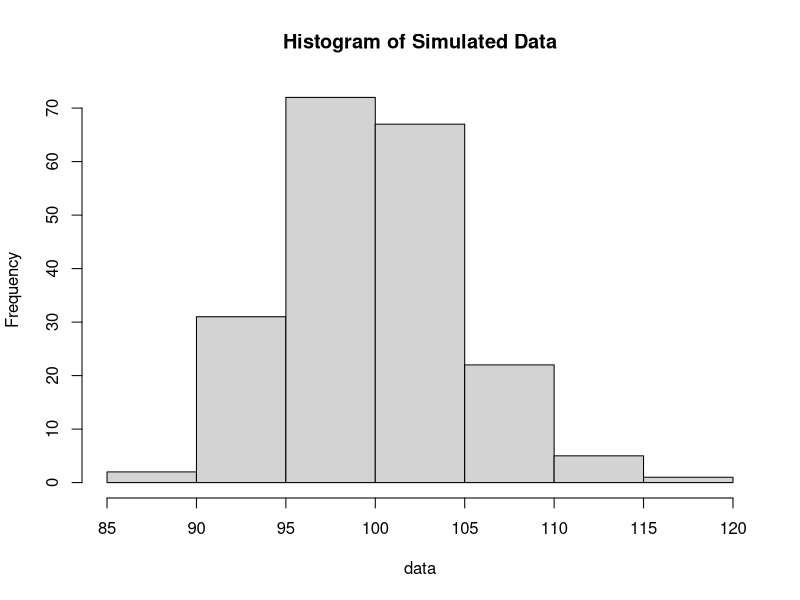
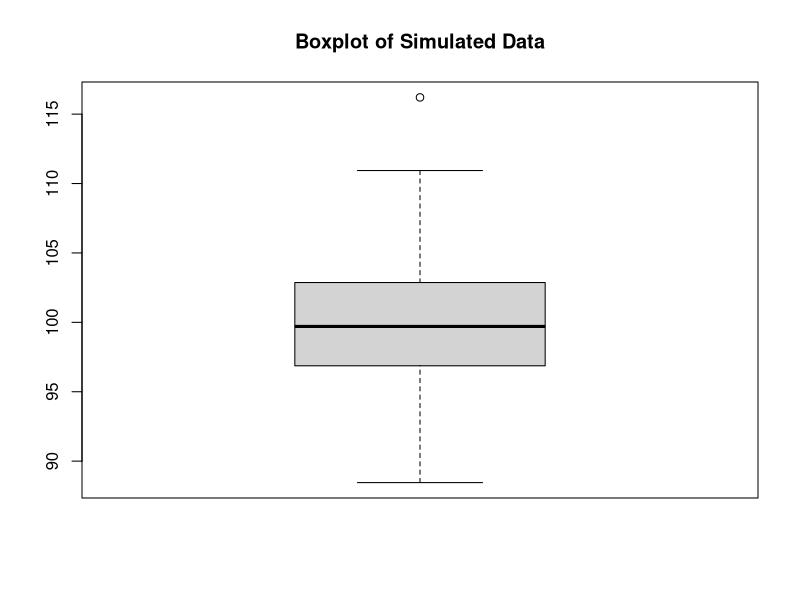

Reproduce these figures in R, in order.
# a) simulate a sample of 100 random data points from 2 normal distributions with mean 100 and standard deviation 5
set.seed(123) # for reproducibility
sample1 <- rnorm(100, mean = 100, sd = 5)
sample2 <- rnorm(100, mean = 100, sd = 5)

# combine the two samples into one vector
data <- c(sample1, sample2)

# b) visualize the vector created above using different plots
# histogram
hist(data, main = "Histogram of Simulated Data")

# boxplot
boxplot(data, main = "Boxplot of Simulated Data")

# c) test the hypothesis that the mean equals 100.
# one-sample t-test
t.test(data, mu = 100)

# d) use wilcox test to test the hypothesis that mean equals 90.
# Wilcoxon signed-rank test
wilcox.test(data, mu = 90, alternative = "two.sided")
